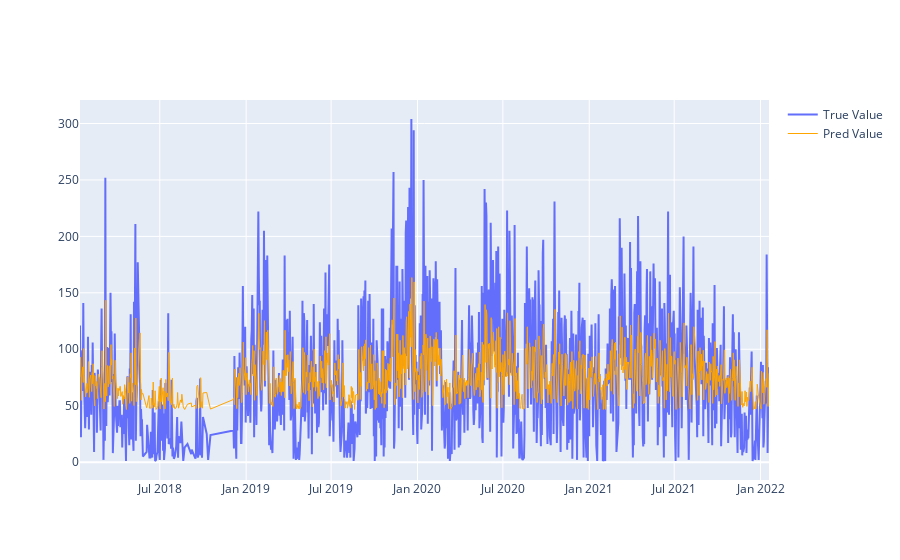

The cell this chart's notebook holds for it:
### Code cell
fig.show()

### Figure 1 — Plotly figure (JSON) as saved in the notebook; plotly's stock layout.template omitted (floating-point values rounded to 4 significant figures; data arrays with more than 128 entries replaced by an {"elided": "..."} marker saying what was removed)
{"data": [{"name": "True Value", "type": "scatter", "x": {"elided": "1273 str values"}, "y": {"elided": "1273 int values"}}, {"line": {"color": "orange", "width": 1}, "name": "Pred Value", "type": "scatter", "x": {"elided": "1273 str values"}, "y": {"elided": "1273 float values"}}], "layout": {}}
